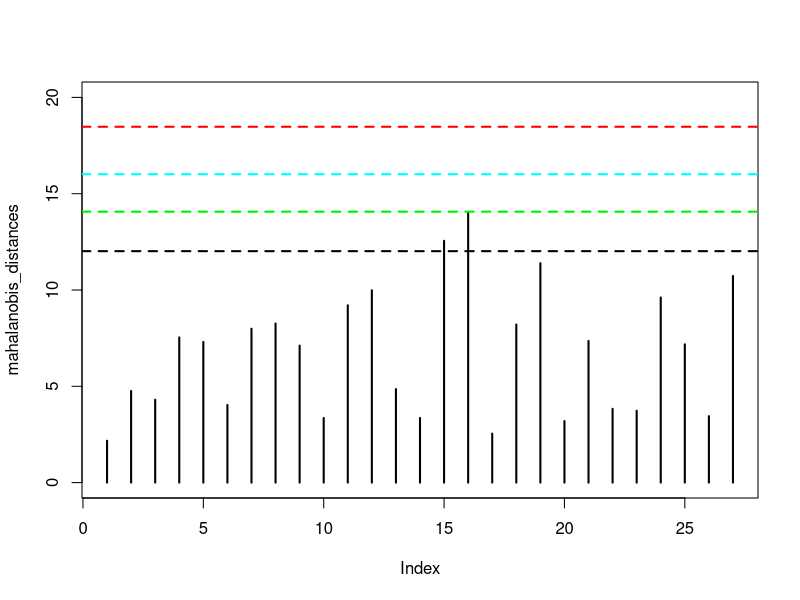

This chart was generated by the following R code:
setwd("../mahalanobis")

library(readxl)

medifis <- read_excel("../datos.xls", sheet = "Medifis", skip = 2)

# sacar mahalanobis con kendall y spearman
# sacar cutoff chi cuadrado, 99, 97.5, 95, 90
# sacar con norma 1 y 2

datos <- medifis[, -(1:2)]
dimension <- ncol(datos)
means <- colMeans(datos)
covariance_matrix <- cov(datos)
mahalanobis_distances <- mahalanobis(datos, means, covariance_matrix)

cutoff_99 <- qchisq(0.99, dimension)
cutoff_97_5 <- qchisq(0.975, dimension)
cutoff_95 <- qchisq(0.95, dimension)
cutoff_90 <- qchisq(0.90, dimension)

plot(mahalanobis_distances, type = "h", lwd = 2, ylim = c(0, 20))
abline(h = cutoff_99, lwd = 2, lty = 2, col = "red")
abline(h = cutoff_97_5, lwd = 2, lty = 2, col = "cyan")
abline(h = cutoff_95, lwd = 2, lty = 2, col = "green2")
abline(h = cutoff_90, lwd = 2, lty = 2, col = "black")

outliers_cutoff_99_indexes <- which(mahalanobis_distances >= cutoff_99)
outliers_cutoff_97_5_indexes <- which(mahalanobis_distances >= cutoff_97_5)
outliers_cutoff_95_indexes <- which(mahalanobis_distances >= cutoff_95)
outliers_cutoff_90_indexes <- which(mahalanobis_distances >= cutoff_90)

outliers_cutoff_99 <- datos[outliers_cutoff_99_indexes, ]
outliers_cutoff_97_5 <- datos[outliers_cutoff_97_5_indexes, ]
outliers_cutoff_95 <- datos[outliers_cutoff_95_indexes, ]
outliers_cutoff_90 <- datos[outliers_cutoff_90_indexes, ]
